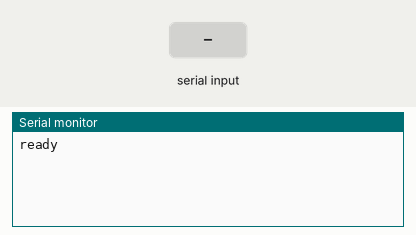
This sketch was run on a simulated Arduino Uno, built with avr-gcc and run on an emulated ATmega328P. Shown: the last lines printed to the serial monitor. The test bench sets the inputs (shaded band).

Above: at 1.2 s.
1.3 s: "1" received over the second serial link
At 2.5 s:
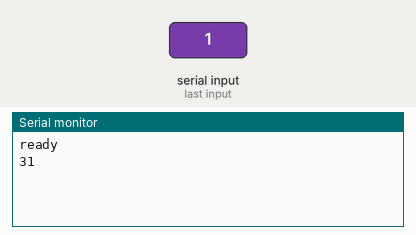
2.8 s: "0" received over the second serial link
At 3.9 s:
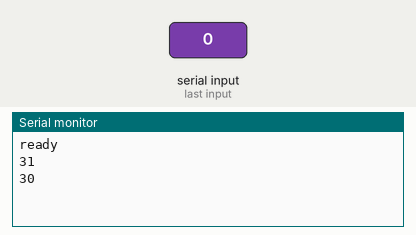
4.3 s: "2" received over the second serial link
At 5.0 s:
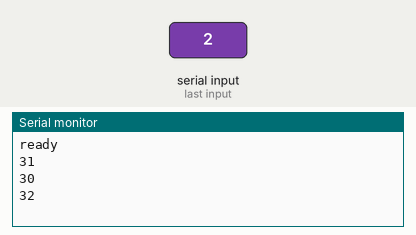

The sketch:

simple.ipod.sniff.ino
```cpp
//the following pins on this arduino mini are dead: A0, A1, D12

//#include <SoftwareSerial.h>
#include <AltSoftSerial.h>

//SoftwareSerial mySerial(3, 2); // RX, TX
AltSoftSerial mySerial;

void setup() {
  Serial.begin(19200);
  mySerial.begin(19200);
  Serial.print("ready\r\n\r\n");
}

void loop() // run over and over
{
  if (mySerial.available())
    Serial.println(mySerial.read(), HEX);

//  if (Serial.available())
//    Serial.println(Serial.read());
}
```

Measured:
- after the input at 1.3 s, the serial monitor: prints a new line at once (image 1)
- after the input at 2.8 s, the serial monitor: prints a new line at once (image 2)
- after the input at 4.3 s, the serial monitor: prints a new line at once (image 3)
